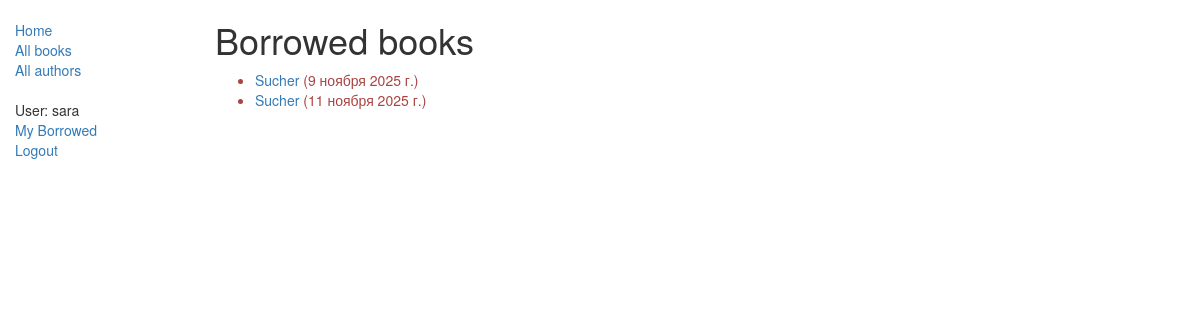
Page /catalog/mybooks/ (signed in) on the earlier database version.
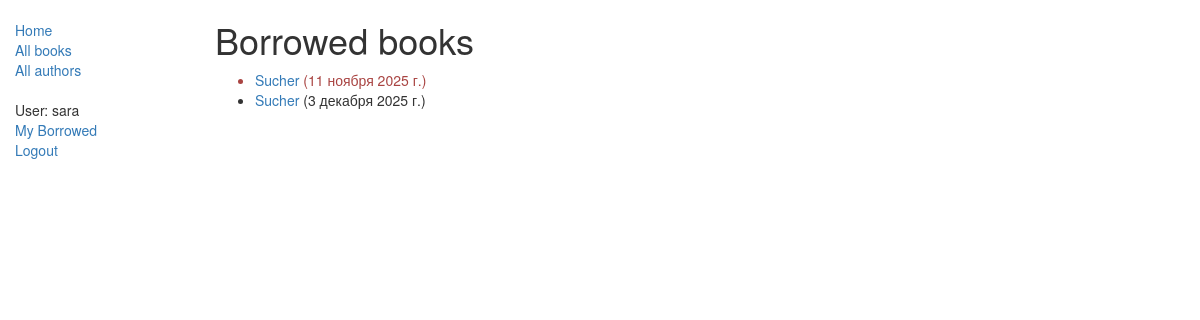
Same page on the later database version.
### catalog/models.py (models this page shows, shortened)
class BookInstance(models.Model):
    id = models.UUIDField(primary_key=True, default=uuid.uuid4, help_text="ID отдельной книги уникален для всей библиотеки")
    book = models.ForeignKey('Book', on_delete=models.SET_NULL, null=True)
    imprint = models.CharField(max_length=200)
    due_back = models.DateField(null=True, blank=True)
    LOAN_STATUS = (
        ('m', 'Maintenance'),
        ('o', 'On loan'),
        ('a', 'Available'),
        ('r', 'Reserved'),
    )
    status = models.CharField(max_length=1, choices=LOAN_STATUS, blank=True, default='m', help_text='Доступность')
    borrower = models.ForeignKey(User, on_delete=models.SET_NULL, null=True, blank=True)
    class Meta:
        ordering = ["due_back"]
        permissions = (("can_mark_returned", "Set book as returned"),)
    @property
    def is_overdue(self):
        if self.due_back and date.today() > self.due_back:
            return True
        return False

class Book(models.Model):
    title = models.CharField(verbose_name='title', max_length=200)
    author = models.ForeignKey('Author', on_delete=models.SET_NULL, null=True)
    summary = models.TextField(max_length=1000, help_text="Введите краткое описание книги")
    ISBN = models.CharField('ISBN', max_length=13, help_text='13 символьное <a href="https://www.isbn-international.org/content/what-isbn">ISBN число</a>')
    genre = models.ManyToManyField(Genre, help_text="Выберете жанр книги")
    language = models.ForeignKey('Language', on_delete=models.SET_NULL, null=True)
    def display_genre(self):
        return ', '.join([ genre.name for genre in self.genre.all()[:3] ])
    display_genre.short_description = 'Genre'
    class Meta:
        permissions = (("can_add_book", "Can add a book"),("can_delete_book", "Can delete a book"),("can_update_book", "Can change a book"),)

### catalog/views.py (the view)
# urls.py: path('mybooks/', views.LoanedBooksByUserListView.as_view(), name='my-borrowed'),
class LoanedBooksByUserListView(LoginRequiredMixin, generic.ListView):
    model = BookInstance
    template_name ='catalog/bookinstance_list_borrowed_user.html'
    paginate_by = 10
    def get_queryset(self):
        return BookInstance.objects.filter(borrower=self.request.user).filter(status__exact='o').order_by('due_back')

### catalog/templates/catalog/bookinstance_list_borrowed_user.html
{% extends "layout/base_generic.html" %}
{% block content %}
    <h1>Borrowed books</h1>
    {% if bookinstance_list %}
    <ul>
      {% for bookinst in bookinstance_list %}
      <li class="{% if bookinst.is_overdue %}text-danger{% endif %}">
        <a href="{% url 'book-detail' bookinst.book.pk %}">{{bookinst.book.title}}</a> ({{ bookinst.due_back }})
      </li>
      {% endfor %}
    </ul>
    {% else %}
      <p>There are no books borrowed.</p>
    {% endif %}
{% endblock %}

Differences in the rows shown:
shown differently, row unchanged: BookInstance "11 ноября 2025 г.": moves up the list
changed BookInstance: due_back "9 ноября 2025 г." → "3 декабря 2025 г."
